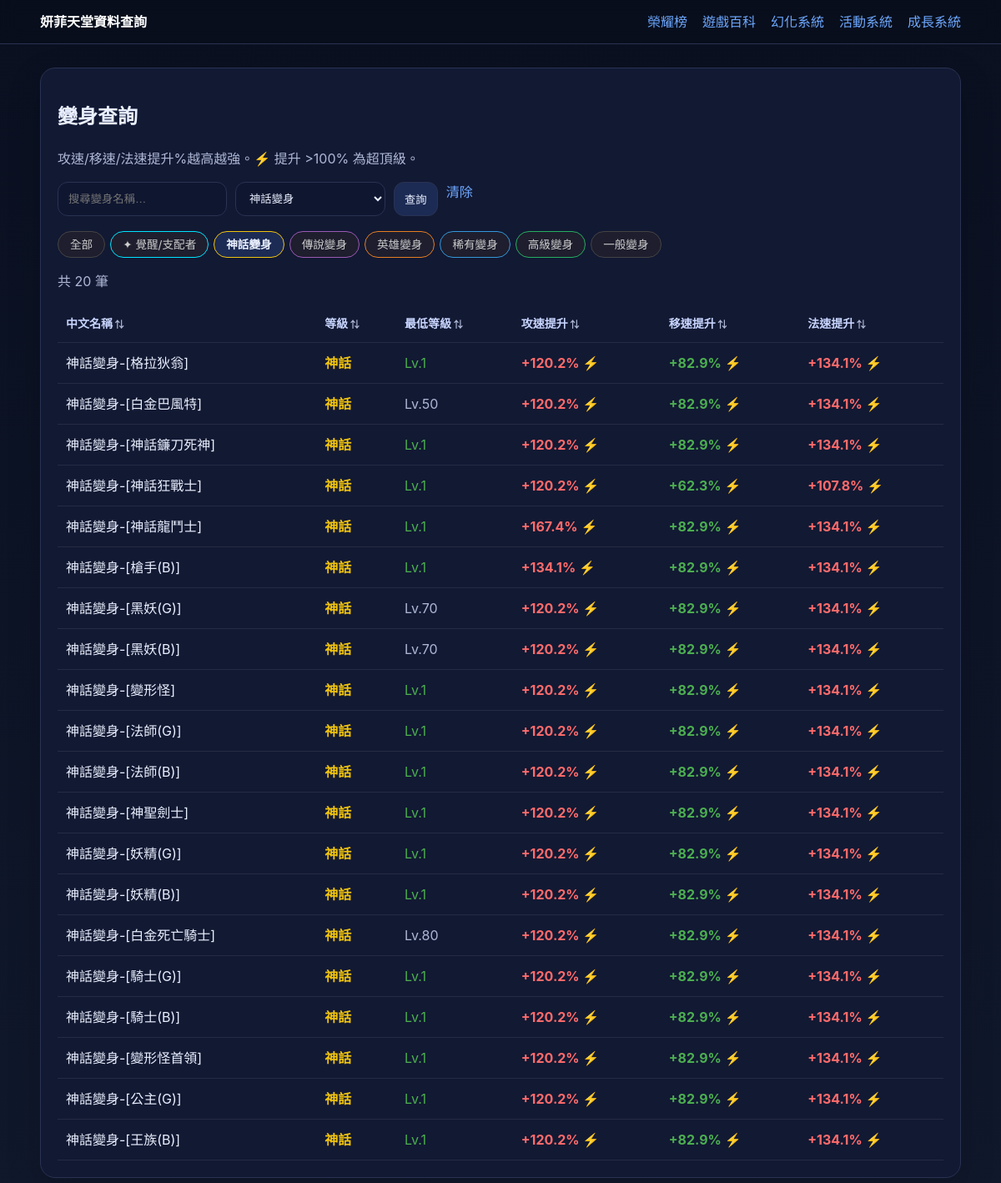
The app's page /polymorphs?grade=神話, older data.
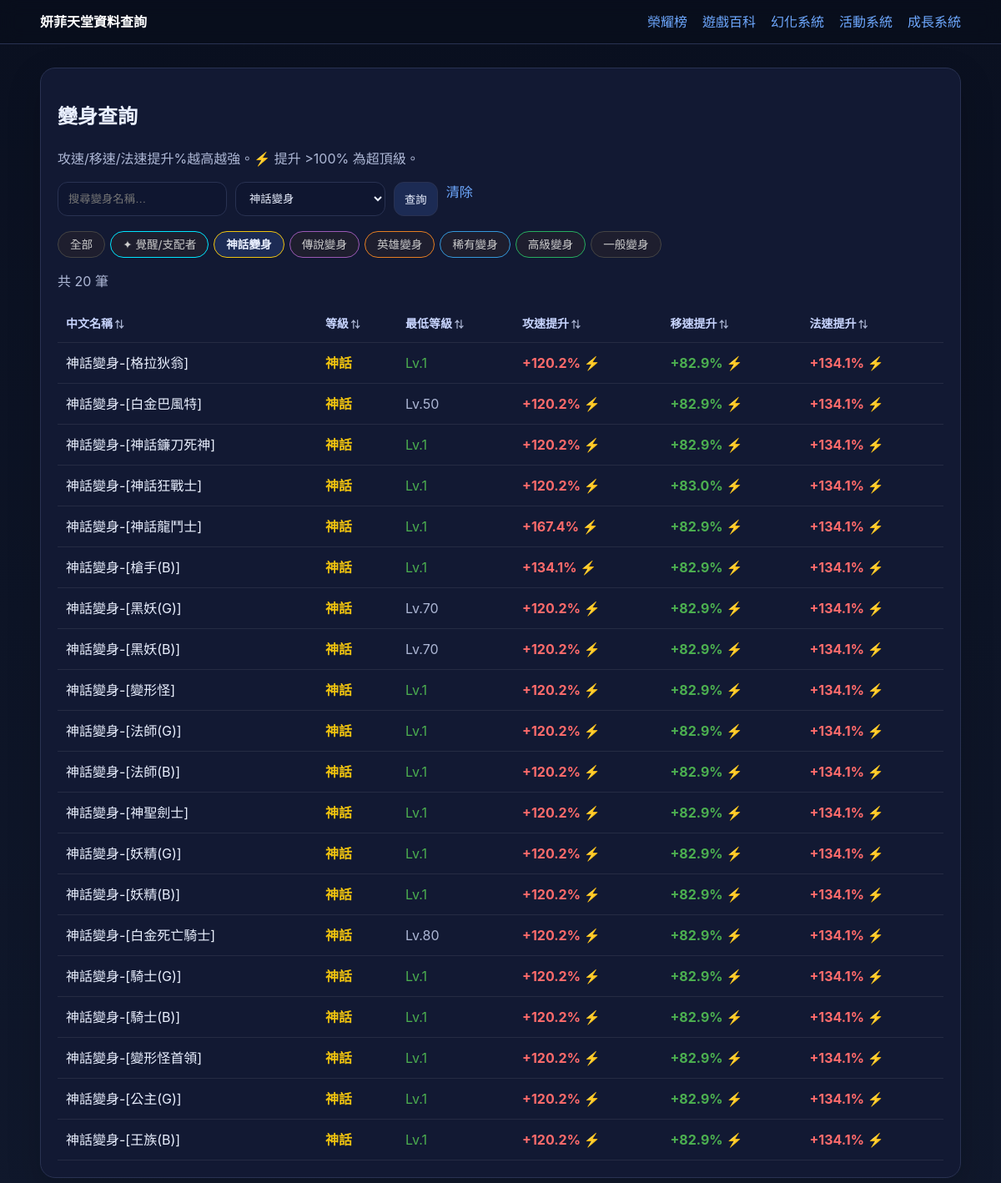
The same page, newer data.
### tables this page shows
CREATE TABLE polymorphs (
    id      INTEGER PRIMARY KEY,
    name    TEXT NOT NULL,
    polyid  INTEGER NOT NULL,
    note    TEXT,
    created_at DATETIME DEFAULT CURRENT_TIMESTAMP
, atkspeed INTEGER DEFAULT NULL, movespeed INTEGER DEFAULT NULL, magic_speed INTEGER DEFAULT NULL, minlevel INTEGER DEFAULT NULL, item_id INTEGER DEFAULT NULL, atk_boost REAL DEFAULT NULL, mov_boost REAL DEFAULT NULL, mag_boost REAL DEFAULT NULL, color TEXT DEFAULT '#ffffff');

### app.py (the view, shortened to what this page needs)
    @app.route("/polymorphs")
    def polymorphs():
        q = request.args.get("q", "").strip()
        grade = request.args.get("grade", "").strip()
        db = get_db()
        POLY_GRADES = [
            ("覺醒", "覺醒/支配者"),
            ("神話", "神話變身"),
            ("傳說", "傳說變身"),
            ("英雄", "英雄變身"),
            ("稀有", "稀有變身"),
            ("高級", "高級變身"),
            ("一般", "一般變身"),
        ]
        sql = """
            SELECT id, name, note, polyid, atkspeed, movespeed, magic_speed, atk_boost, mov_boost, mag_boost, minlevel,
              CASE
                WHEN name LIKE '覺醒-%' OR name LIKE '支配者-%' THEN '覺醒'
                WHEN name LIKE '神話變身%' OR note LIKE '%神話%' THEN '神話'
                WHEN name LIKE '傳說變身%' OR note LIKE '%傳說%' THEN '傳說'
                WHEN name LIKE '英雄變身%' OR note LIKE '%英雄%' THEN '英雄'
                WHEN name LIKE '稀有變身%' OR note LIKE '%稀有%' THEN '稀有'
                WHEN name LIKE '高級變身%' OR note LIKE '%高級%' THEN '高級'
                ELSE '一般'
              END AS grade
            FROM polymorphs
            WHERE note NOT LIKE '%圖鑑%' AND id >= 600000000
        """
        params: list[Any] = []
        if q:
            sql += " AND (name LIKE ? OR note LIKE ?)"
            params.extend([f"%{q}%", f"%{q}%"])
        if grade:
            if grade == "覺醒":
                sql += " AND (name LIKE '覺醒-%' OR name LIKE '支配者-%')"
            elif grade == "神話":
                sql += " AND (name LIKE '神話變身%' OR note LIKE '%神話%') AND name NOT LIKE '覺醒-%'"
            elif grade == "傳說":
                sql += " AND (name LIKE '傳說變身%' OR note LIKE '%傳說%') AND name NOT LIKE '覺醒-%'"
            elif grade == "英雄":
                sql += " AND (name LIKE '英雄變身%' OR note LIKE '%英雄%') AND name NOT LIKE '覺醒-%'"
            elif grade == "稀有":
                sql += " AND (name LIKE '稀有變身%' OR note LIKE '%稀有%') AND name NOT LIKE '覺醒-%'"
            elif grade == "高級":
                sql += " AND (name LIKE '高級變身%' OR note LIKE '%高級%') AND name NOT LIKE '覺醒-%'"
        sql += " ORDER BY id LIMIT 500"
        rows = db.execute(sql, params).fetchall()
        return render_template("polymorphs.html", rows=rows, q=q, grade=grade, poly_grades=POLY_GRADES)

### app.py (called while the page is built)
def get_db() -> sqlite3.Connection:
    if "db" not in g:
        db_path = Path(current_app().config["DATABASE"])
        db_path.parent.mkdir(parents=True, exist_ok=True)
        conn = sqlite3.connect(db_path)
        conn.row_factory = sqlite3.Row
        g.db = conn
    return g.db

def current_app() -> Flask:
    from flask import current_app as flask_current_app
    return flask_current_app

### templates/polymorphs.html (shortened to what the changed rows need)
{% extends "base.html" %}
{% block content %}
<section class="card">
  <h1>變身查詢</h1>
  <div class="table-wrap">
    <table data-sortable>
      <thead>
        <tr>
          <th>中文名稱</th>
          <th>等級</th>
          <th>最低等級</th>
          <th>攻速提升</th>
          <th>移速提升</th>
          <th>法速提升</th>
        </tr>
      </thead>
      <tbody>
        {% for r in rows %}
        <tr>
          <td>
            {% if r.grade == '覺醒' %}
              <span class="grade-awaken">{{ (r.note or '—') | clean_name }}</span>
            {% else %}
              {{ (r.note or '—') | clean_name }}
            {% endif %}
          </td>
          <td>
            {% if r.grade == '覺醒' %}<span class="grade-awaken">✦ 覺醒</span>
            {% elif r.grade == '神話' %}<span class="grade-myth">神話</span>
            {% elif r.grade == '傳說' %}<span class="grade-legend">傳說</span>
            {% elif r.grade == '英雄' %}<span class="grade-hero">英雄</span>
            {% elif r.grade == '稀有' %}<span class="grade-rare">稀有</span>
            {% elif r.grade == '高級' %}<span class="grade-high">高級</span>
            {% else %}<span class="grade-normal">一般</span>
            {% endif %}
          </td>
          <td>
            {% if r.minlevel and r.minlevel > 1 %}
              <span class="muted">Lv.{{ r.minlevel }}</span>
            {% else %}
              <span style="color:#4caf50">Lv.1</span>
            {% endif %}
          </td>
          <td>
            {% set atk = r.atk_boost|string %}
            {% if atk and atk != '—' and atk != 'None' %}
              {% set atk_val = atk | replace('+','') | replace('%','') | float(0) %}
              {% if atk_val > 100 %}<span style="color:#ff6b6b;font-weight:700">{{ atk }} ⚡</span>
              {% elif atk_val > 50 %}<span style="color:#4caf50;font-weight:700">{{ atk }}</span>
              {% elif atk_val > 20 %}<span style="color:#ffca28">{{ atk }}</span>
              {% else %}<span class="muted">{{ atk }}</span>{% endif %}
            {% else %}<span class="muted">—</span>{% endif %}
          </td>
          <td>
            {% set mov = r.mov_boost|string %}
            {% if mov and mov != '—' and mov != 'None' %}
              {% set mov_val = mov | replace('+','') | replace('%','') | float(0) %}
              {% if mov_val > 50 %}<span style="color:#4caf50;font-weight:700">{{ mov }} ⚡</span>
              {% elif mov_val > 20 %}<span style="color:#ffca28">{{ mov }}</span>
              {% else %}<span class="muted">{{ mov }}</span>{% endif %}
            {% else %}<span class="muted">—</span>{% endif %}
          </td>
          <td>
            {% set mag = r.mag_boost|string %}
            {% if mag and mag != '—' and mag != 'None' %}
              {% set mag_val = mag | replace('+','') | replace('%','') | float(0) %}
              {% if mag_val > 100 %}<span style="color:#ff6b6b;font-weight:700">{{ mag }} ⚡</span>
              {% elif mag_val > 50 %}<span style="color:#4caf50;font-weight:700">{{ mag }}</span>
              {% elif mag_val > 20 %}<span style="color:#ffca28">{{ mag }}</span>
              {% else %}<span class="muted">{{ mag }}</span>{% endif %}
            {% else %}<span class="muted">—</span>{% endif %}
          </td>
        </tr>
        {% else %}
        <tr><td colspan="6">查無資料</td></tr>
        {% endfor %}
      </tbody>
    </table>
  </div>
</section>
{% endblock %}

Row changes from the older to the newer data that the page shows:
changed polymorphs "神話變身-[神話狂戰士]": mov_boost "+62.3%" → "+83.0%"; mag_boost "+107.8%" → "+134.1%"
